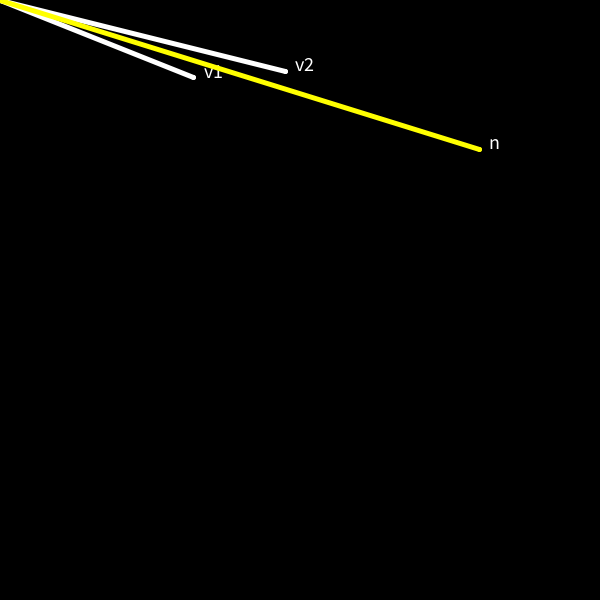
Frame 1 (no input)
Frame 60 (the mouse pressed at the canvas centre just before this capture): identical to frame 1, image omitted
Frame 120 (the mouse held since frame 60 and released just before this capture): identical to frame 1, image omitted

The Processing sketch that drew this single still picture (run headless with seeded random() and noise(); from frame 60 on, the mouse is pressed at the canvas centre):

// Processing sketch: TwoPvector
// ── TwoPvector.pde
PVector v1, v2;

void setup(){
  size(600, 600);
  //定义两个向量
  v1 = new PVector(random(width/2), random(height/2));
  v2 = new PVector(random(width/2), random(height/2));
}

void draw(){
  background(0);
  stroke(255);
  strokeWeight(5);
  
  //绘制向量v1  
  point(v1.x, v1.y);
  line(0,0,v1.x,v1.y);
  println(v1.mag());
  fill(255);
  textSize(20);
  text("v1", v1.x+10, v1.y);
  
  //绘制向量v2
  point(v2.x, v2.y);
  line(0,0,v2.x,v2.y);
  println(v2.mag());
  text("v2", v2.x+10, v2.y);
  
  //两向量相加或相减
  //PVector n = PVector.sub(v1,v2);
  PVector n = PVector.add(v1,v2);
  stroke(255, 255, 0);
  point(n.x, n.y);
  line(0,0,n.x, n.y);
  text("n", n.x+10, n.y);
  println(n.mag() + " | n.x: "+n.x + "n.y: "+n.y);
}
